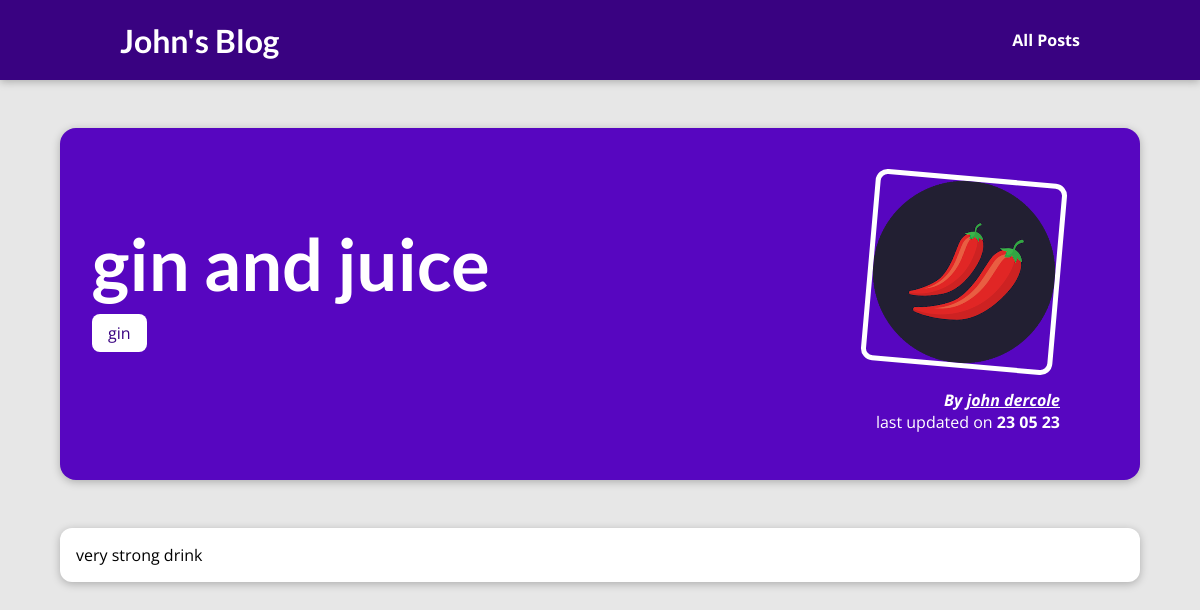
The app's page /posts/gin-and-juice, older data.
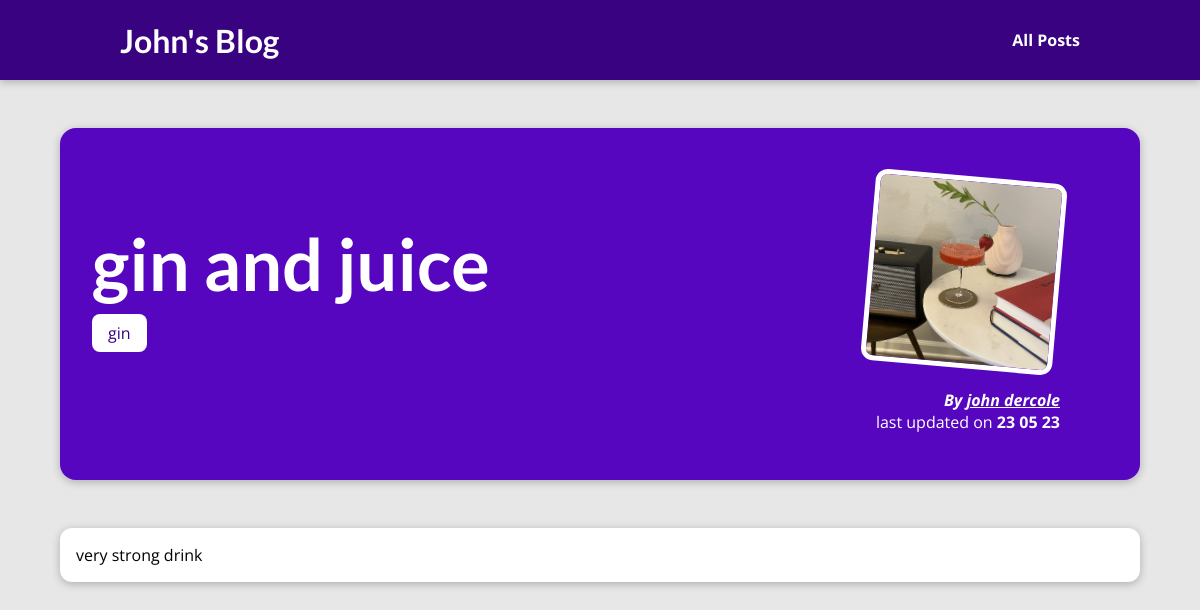
The same page, newer data.
### blog/models.py (models this page shows)
class Post(models.Model):
    title = models.CharField(max_length=150)
    excerpt = models.CharField(max_length=300)
    image = models.ImageField(upload_to="posts", null=True)
    date = models.DateField(auto_now=True)
    slug = models.SlugField(unique=True, db_index=True)
    content = models.TextField(validators=[MinLengthValidator(10)])
    author = models.ForeignKey(Author, on_delete=models.SET_NULL, null=True, related_name="posts")
    tags = models.ManyToManyField(Tag)

class Author(models.Model):
    first_name = models.CharField(max_length=100)
    last_name = models.CharField(max_length=100)
    email_address = models.EmailField()
    def __str__(self):
        return f"{self.first_name} {self.last_name}"

### blog/views.py (the view)
# urls.py: path("posts/<slug:slug>", views.SinglePostView.as_view(), name="post-detail-page")
class SinglePostView(DetailView):
    template_name = "blog/post-detail.html"
    model = Post
    def get_context_data(self, **kwargs):
        context = super().get_context_data( **kwargs)
        context["post_tags"] = self.object.tags.all()
        return context

### blog/templates/blog/post-detail.html (shortened to what this page needs)
{% extends "base.html" %}
{% load static %}
{% block css_files %}
    <link rel="stylesheet"  href="{% static 'blog/post-detail.css' %}" />
{% endblock %}
{% block content %}
    <section id="summary" >
        <h2>{{ post.title }}</h2>
        <div>
            {% for tag in post_tags %}
                <span class="tag" >{{ tag.caption }}</span>
            {%  endfor %}
        </div>
        <article>
            <img src="{{ post.image.url }}" alt="{{ post.title }}" />
            <address>By <a href="mailto:{{ post.author.email_address }}">{{ post.author }}</a></address>
            <div>
                last updated on <time>{{ post.date|date:"d m y" }}</time>
            </div>
        </article>
    </section>
    <main>
        {{ post.content }}
    </main>
{% endblock %}

Row changes from the older to the newer data that the page shows:
changed Post "gin and juice": image: a different picture
